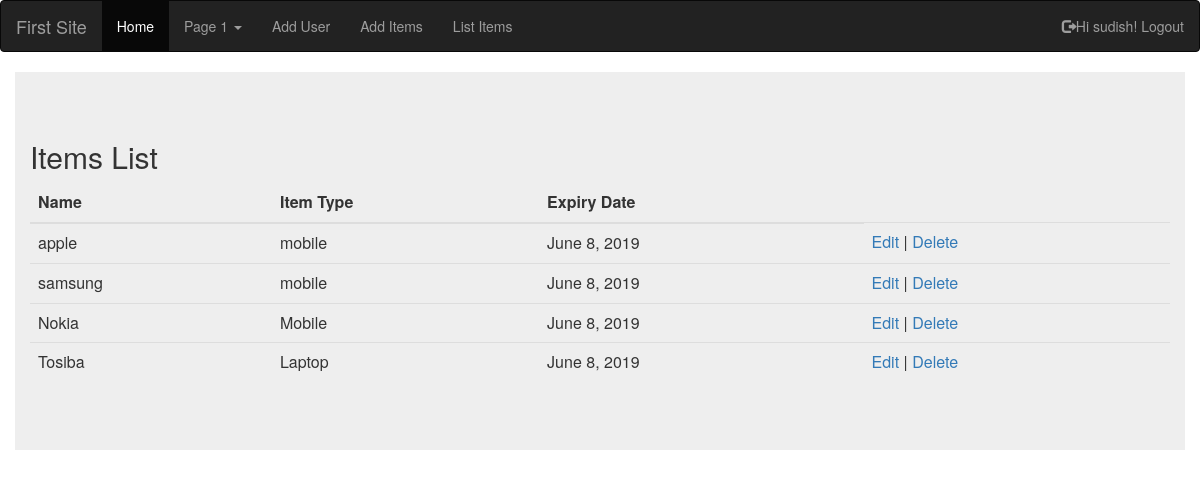
Screenshot of /firstapp/listitems (signed in) with the database file from the repository.
### firstapp/models.py (models this page shows, shortened)
class Items(models.Model):
    name =models.TextField()
    item_type =models.CharField(max_length=100)
    expiry_date =models.DateField()

### firstapp/views.py (the view)
# urls.py: path('listitems',views.listitems),
@login_required(login_url='/auth/login')
def listitems(req):
    items = models.Items.objects.all()
    d={
        "items":items
    }
    return render(req,'listitems.html',d)

### firstapp/Templates/listitems.html (shortened to what this page needs)
{% extends 'base.html' %}
{% block body %}
{% load crispy_forms_tags %}
<h2>Items List</h2>
<table class="table">
    <thead>
        <tr>
            <th>Name</th>
            <th>Item Type</th>
            <th>Expiry Date</th>
        </tr>
    </thead>
    <tbody>
        {% for item in items %}
        <tr>
            <td>{{ item.name }}</td>
            <td>{{ item.item_type }}</td>
            <td>{{ item.expiry_date }}</td>
            <td><a href="/firstapp/additems/edit/{{ item.id }}">Edit</a> | <a href="/firstapp/additems/del/{{ item.id }}">Delete</a></td>
        </tr>
        {% endfor %}
    </tbody>
</table>
{% endblock %}

### firstapp/Templates/base.html (shortened to what this page needs)
<html>
<head>
     <link rel="stylesheet" href="https://maxcdn.bootstrapcdn.com/bootstrap/3.4.0/css/bootstrap.min.css">
</head>
</head>
<body >
<nav class="navbar navbar-inverse">
    <div class="container-fluid">
        <div class="navbar-header">
            <a class="navbar-brand" href="#">First Site</a>
        </div>
        <ul class="nav navbar-nav">
            <li class="active"><a href="/">Home</a></li>
            <li class="dropdown"><a class="dropdown-toggle" data-toggle="dropdown" href="#">Page 1 <span
                        class="caret"></span></a>
            </li>
            {% if user.is_authenticated %}
            <li><a href="/firstapp/addusers">Add User</a></li>
            <li><a href="/firstapp/additems/add/0">Add Items</a></li>
            <li><a href="/firstapp/listitems">List Items</a></li>
            {% endif %}
        </ul>
        <ul class="nav navbar-nav navbar-right">
            {% if user.is_authenticated %}
            <li><a href="{% url 'logout' %}"><span class="glyphicon glyphicon-log-out"></span>Hi {{ user.username }}! Logout</a></li>
            {% else %}
            <li><a href="{% url 'signup' %}"><span class="glyphicon glyphicon-user"></span> Sign Up</a></li>
            <li><a href="{% url 'login' %}"><span class="glyphicon glyphicon-log-in"></span> Login</a></li>
            {% endif %}
        </ul>
    </div>
</nav>
<div class="container jumbotron">
    {% block body %}{% endblock %}
</div>
</body>
</html>

### rows the page displays
Items: name "apple", item_type "mobile", expiry_date "June 8, 2019"
Items: name "samsung", item_type "mobile", expiry_date "June 8, 2019"
Items: name "Nokia", item_type "Mobile", expiry_date "June 8, 2019"
Items: name "Tosiba", item_type "Laptop", expiry_date "June 8, 2019"

### other values shown
{{ user.username }} "sudish"
